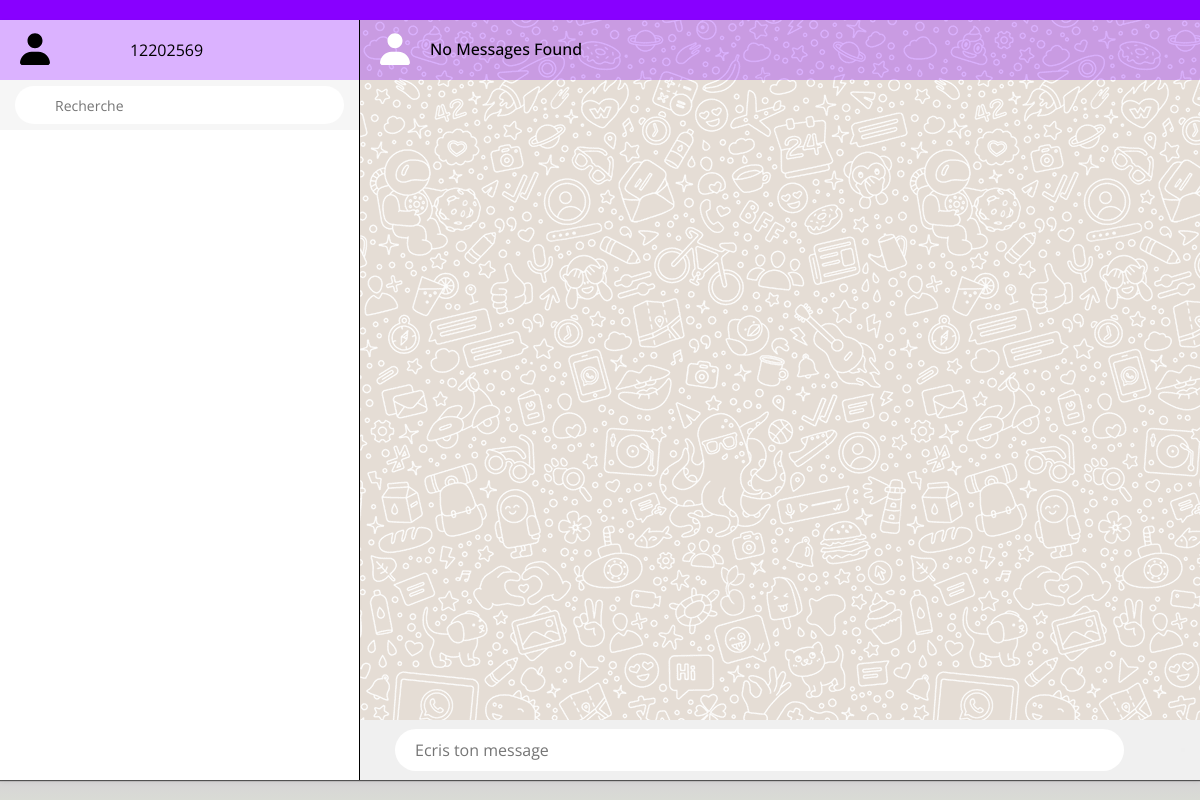
/ (signed in), run on an earlier commit of the app's database.
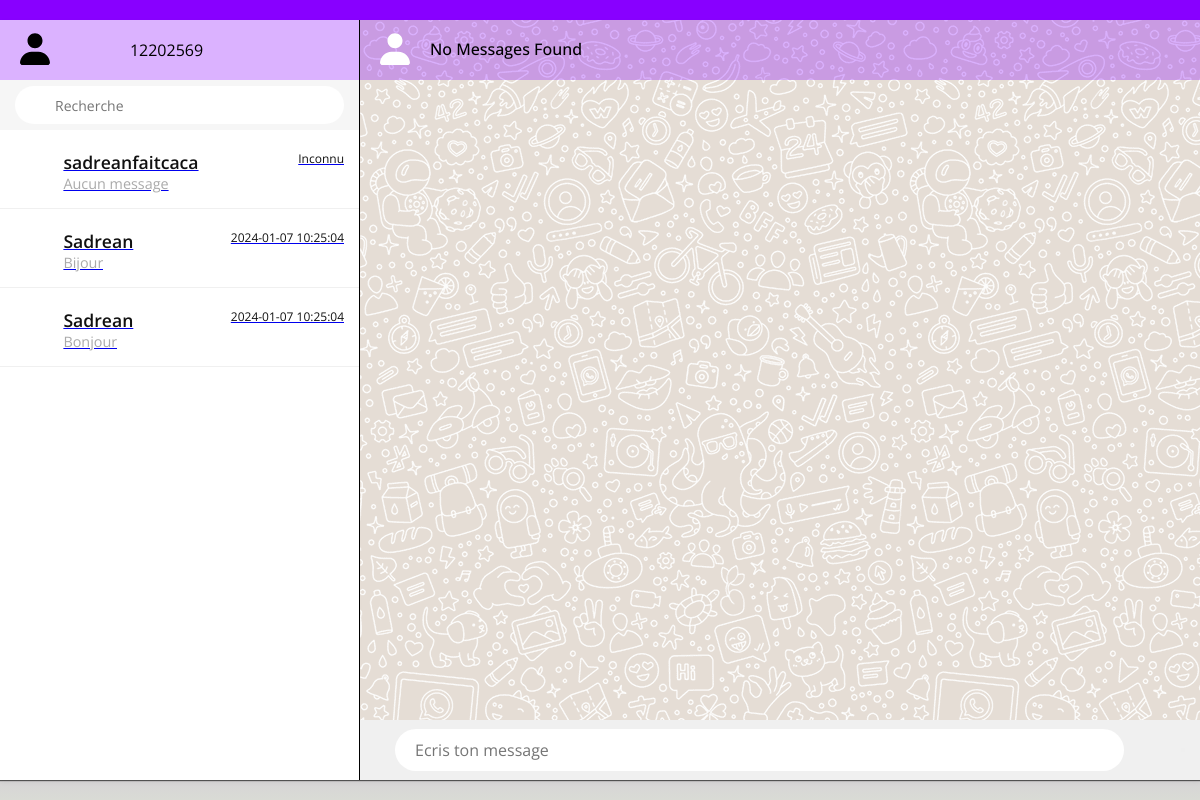
And on a later commit of the database.
### website/models.py (models this page shows)
class Chat(db.Model):
  chat_id = db.Column(db.Integer, primary_key=True)
  chat_name = db.Column(db.String(100))
  is_group = db.Column(db.Boolean, default=False) # a voir si c'est utile

class User(db.Model, UserMixin):
  id = db.Column(db.Integer, primary_key=True)
  email = db.Column(db.String(50), unique=True, nullable=False)
  login = db.Column(db.String(30), unique=True, nullable=False)
  password = db.Column(db.String(20), nullable=False)
  name = db.Column(db.String(20), nullable=False)
  profil = db.Column(db.String(250))
  message = db.relationship('Message')  # pas compris l'utilité
  confirmed = db.Column(db.Boolean, default=False)
  token = db.Column(db.String(100))
  friends = db.relationship('Friend', foreign_keys='Friend.user_id', backref='user', lazy=True)

### website/views.py (the view)
@views.route('/')
@login_required
def home():
    from sqlalchemy import text, create_engine
    from sqlalchemy.orm import sessionmaker
    engine = create_engine('sqlite:///instance/database.db')
    Session = sessionmaker(bind=engine)
    session = Session()
    user_id = current_user.id
    query = text("""
        SELECT chat.chat_id AS chat_chat_id, chat.chat_name AS chat_chat_name, message.text AS message_text, message.date AS message_date
        FROM chat
        JOIN chat_member ON chat_member.chat_id = chat.chat_id
        JOIN user ON user.id = chat_member.user_id
        LEFT OUTER JOIN (
            SELECT message.chat_id AS chat_id, max(message.date) AS max_date
            FROM message GROUP BY message.chat_id
        ) AS anon_1 ON anon_1.chat_id = chat.chat_id
        LEFT OUTER JOIN message ON message.chat_id = chat.chat_id AND message.date = anon_1.max_date
        WHERE user.id = :user_id
        ORDER BY CASE WHEN message_date IS NULL THEN 0 ELSE 1 END, message_date DESC;
    """)
    user_chats = session.execute(query, {"user_id": user_id})
    chat_members_dict = {}
    for chat in user_chats:
        chat_id = chat[0]
        query_members = text("""
            SELECT user.id, user.name
            FROM user
            JOIN chat_member ON chat_member.user_id = user.id
            WHERE chat_member.chat_id = :chat_id
        """)
        members = session.execute(query_members, {"chat_id": chat_id}).all()
        chat_members_dict[chat_id] = members
    user_chats = session.execute(query, {"user_id": user_id})
    chat_id = request.args.get('chat_id')
    chat_messages = None
    if chat_id:
        chat_messages = Message.query.filter_by(chat_id=chat_id).order_by(Message.date.asc()).all()
    session.close()
    messages = SESSION.pop('sorted_messages', None)
    currentUserName = User.query.filter_by(id=current_user.id).first().name
    if messages:
        if 'Receiver' in messages[0]:
            receiverName = messages[0]['Receiver']
            print(receiverName)
        else:
            receiverName = 'No Receiver Found'
    else:
        receiverName = 'No Messages Found'
    return render_template('page_accueil.html',
                            chat_messages=chat_messages,
                            user=current_user,
                            currentUserName=currentUserName,
                            username = receiverName,
                            chats=user_chats.all(),
                            chat_members=chat_members_dict,
                            history=messages)

### website/templates/page_accueil.html (shortened to what this page needs)
<!DOCTYPE html>
<html lang="fr">
<head>
    <link rel="stylesheet" href="../static/CSS/page_acuuel.css">
</head>
<body>
    <div class="container">
        <div class="leftside">
            <div class="header">
                <div class="user">
                    <img src="../static/Image/user.svg" class="cover">
                </div>
                <p>{{ user.name }}</p>
            </div>
            <div class="search_chat">
                <div>
                    <input type="text" placeholder="Recherche">
                </div>
            </div>
            <div class="chatlist">
                {% for chat in chats %}
                <a href="{{ url_for('message.getChatDetails', chat_id=chat[0]) }}" onload="scrollToBottom()">
                        <div class="block">
                            <div class="imgbx">
                                <img src="../static/Image/user.svg" class="cover">
                            </div>
                            <div class="details">
                                <div class="listHead">
                                    <h4>{% if chat[0] in chat_members %}
                                        {% if user.id == chat_members[chat[0]][0][0] %}
                                            <p>{{ chat_members[chat[0]][1][1] }}</p>
                                        {% else %}
                                            <p>{{ chat_members[chat[0]][0][1] }}</p>
                                        {% endif %}
                                        {% endif %}
                                    </h4>
                                    <p class="time">{% if chat[3] %}{{chat[3]}}{% else %}Inconnu {% endif %}</p>
                                </div>
                                <div class="message_p">
                                    <p>{% if chat[2] %}{{ chat[2] }}{% else %}Aucun message{% endif %}</p>
                                </div>
                            </div>
                        </div>
                    </a>
                {% endfor %}
            </div>
        </div>
        <div class="rightside">
            <div class="header">
                <div class="imgtext">
                    <div class="user1">
                        <img src="../static/Image/user.svg" class="cover">
                    </div>
                    <h4>  {{username}} </h4>
                </div>
            </div>
            <div class="chatbox">
            </div>
            <form method="POST" action="{{ url_for('message.send_message') }}">
                <div class="chatbox_input">
                    <input type="text" name="message" placeholder="Ecris ton message">
                    <button type="submit" name="submit"></button>
                </div>
            </form>
        </div>
    </div>
</body>
</html>

What changed in the data, as far as the page shows it:
added Chat: shows "Inconnu", shows "Aucun message"
added User: name "sadreanfaitcaca"
added Chat: chat "2024-01-07 10:25:04", chat "Bijour", chat "Bonjour"
now on this page (row unchanged): User: name "Sadrean"
